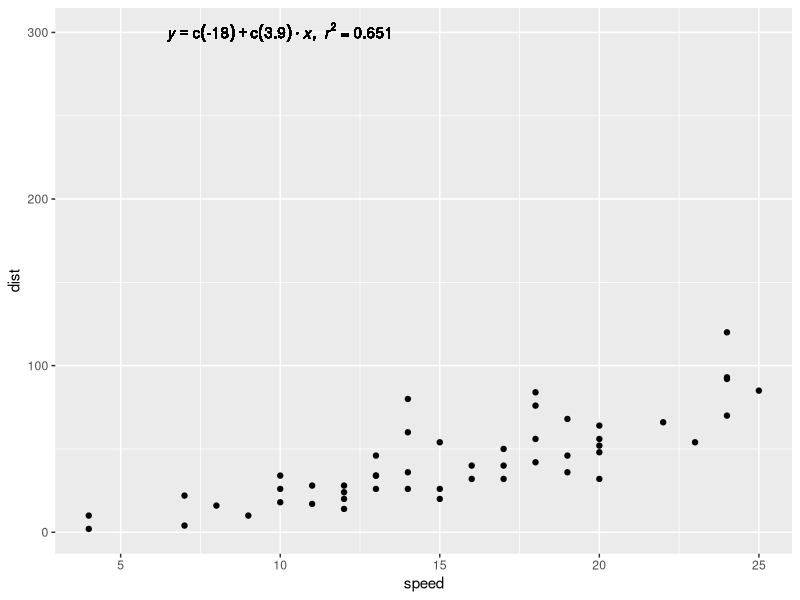
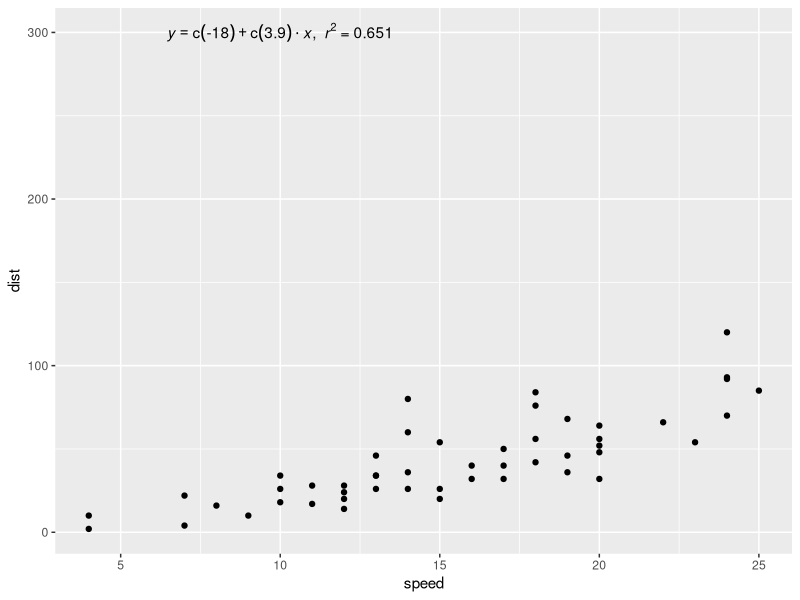

Generate these figures, in order, with R:
# How to get formula for regression line
# See the answer by user `missuse` https://stackoverflow.com/questions/46435612/getting-formula-for-regression-line-in-r
library(ggplot2)

lm_eqn <- function(df, y, x){
  m <- lm(y ~ x, df);
  eq <- substitute(italic(y) == a + b %.% italic(x)*","~~italic(r)^2~"="~r2, 
                   list(a = format(coef(m)[1], digits = 2), 
                        b = format(coef(m)[2], digits = 2), 
                        r2 = format(summary(m)$r.squared, digits = 3)))
  as.character(as.expression(eq));                 
}
ggplot(cars)+
  geom_point(aes(x=speed, y =dist ))+
  geom_text(aes(x = 10, y = 300, label = lm_eqn(cars, dist, speed)), parse = TRUE)

ggplot(cars)+
  geom_point(aes(x=speed, y =dist ))+
  annotate(geom = "text",x = 10, y = 300, label = lm_eqn(cars, cars$dist, cars$speed), parse = TRUE)
